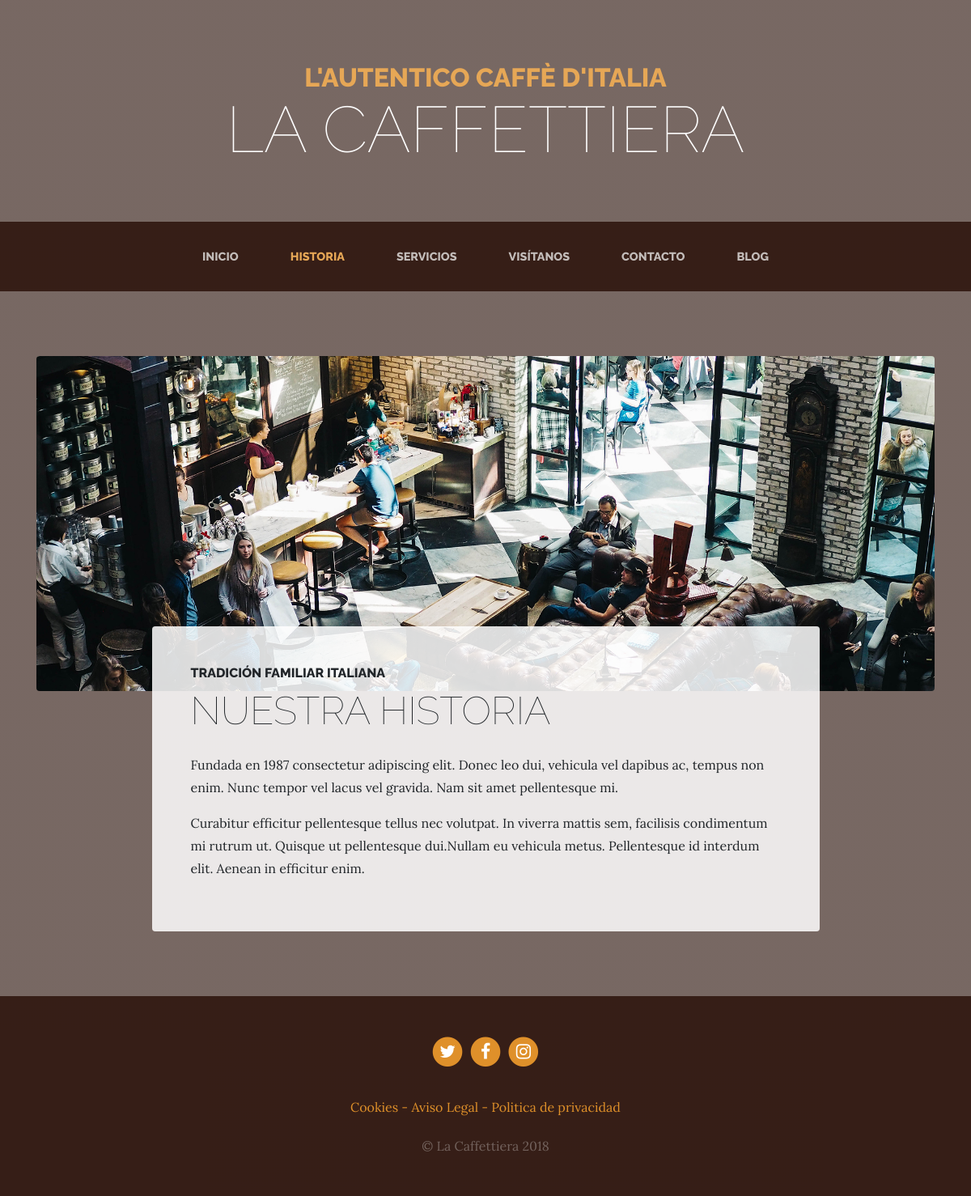
The page /about/ on the database its author committed.
### pagages/models.py (models this page shows, shortened)
class pages(models.Model):
	title = models.CharField(max_length=200,verbose_name='Titulo')
	Content = RichTextField(verbose_name='Contenido')
	order = models.SmallIntegerField(verbose_name='orden',default=0)
	created = models.DateTimeField(auto_now_add=True,verbose_name='Fecha de creacion')
	update = models.DateTimeField(auto_now=True,verbose_name='Ultima Actualizacion')
	class Meta:
		verbose_name ='pagina'
		verbose_name_plural ='Paginas'
		ordering = ['order','title']

### Core/views.py (the view)
# urls.py: path('about/',Core_views.Historia,name='historia'),
def Historia(request):
	return render(request,"Core/historia.html")

### pagages/templatetags/pages_extra.py (called while the page is built)
@register.simple_tag
def Obtener_paginas():
	paginas = list(pages.objects.all())
	return paginas

### social/procesador.py (called while the page is built)
def contexto(request):
	links ={}
	enlaces = Link.objects.all()
	for enlace in enlaces:
		links[enlace.key]=enlace.url
	return links

### Core/templates/Core/historia.html (shortened to what this page needs)
{% extends 'Core/index.html' %}
{% block contenido %}
{% load static %}
<section class="page-section about-heading">
      <div class="container">
        <img class="img-fluid rounded about-heading-img mb-3 mb-lg-0" src="{% static 'Core/img/about.jpg' %}" alt="">
        <div class="about-heading-content">
          <div class="row">
            <div class="col-xl-9 col-lg-10 mx-auto">
              <div class="bg-faded rounded p-5">
                <h2 class="section-heading mb-4">
                  <span class="section-heading-upper">Tradición familiar italiana</span>
                  <span class="section-heading-lower">Nuestra historia</span>
                </h2>
                <p>Fundada en 1987 consectetur adipiscing elit. Donec leo dui, vehicula vel dapibus ac, tempus non enim. Nunc tempor vel lacus vel gravida. Nam sit amet pellentesque mi. </p>
                <p>Curabitur efficitur pellentesque tellus nec volutpat. In viverra mattis sem, facilisis condimentum mi rutrum ut. Quisque ut pellentesque dui.Nullam eu vehicula metus. Pellentesque id interdum elit. Aenean in efficitur enim.</p>
              </div>
            </div>
          </div>
        </div>
      </div>
    </section>
{% endblock%}

### Core/templates/Core/index.html (shortened to what this page needs)
<!DOCTYPE html>
<html lang="es">
  <head>
    {% load static%}
    <link href="{% static 'Core/vendor/bootstrap/css/bootstrap.min.css' %}" rel="stylesheet">
    <link href="{% static 'Core/vendor/font-awesome/css/font-awesome.min.css' %}" rel="stylesheet" type="text/css">
    <link href="{% static 'Core/css/business-casual.css' %}" rel="stylesheet">
  </head>
  <body>
    <h1 class="site-heading text-center text-white d-none d-lg-block">
      <span class="site-heading-upper text-primary mb-3">L'autentico caffè d'italia</span>
      <span class="site-heading-lower">La Caffettiera</span>
    </h1>
    {% load static %}
    <nav class="navbar navbar-expand-lg navbar-dark py-lg-4" id="mainNav">
      <div class="container">
        <div class="collapse navbar-collapse" id="navbarResponsive">
          <ul class="navbar-nav mx-auto">
            <li class="nav-item {% if request.path == '/' %}active{% endif %} px-lg-4">
              <a class="nav-link text-uppercase text-expanded" href="{% url 'inicio' %}">Inicio</a>
            </li>
            <li class="nav-item {% if request.path == '/about/' %}active {% endif %} px-lg-4">
              <a class="nav-link text-uppercase text-expanded" href="{% url 'historia' %}">Historia</a>
            </li>
            <li class="nav-item {% if request.path == '/services/' %}active {% endif %} px-lg-4">
              <a class="nav-link text-uppercase text-expanded" href="{% url 'servicios' %}">Servicios</a>
            </li>
            <li class="nav-item {% if request.path == '/visit/' %}active {% endif %} px-lg-4">
              <a class="nav-link text-uppercase text-expanded" href="{% url 'visitanos' %}">Visítanos</a>
            </li>
            <li class="nav-item {% if request.path == '/contact/' %}active {% endif %} px-lg-4">
              <a class="nav-link text-uppercase text-expanded" href="{% url 'contacto' %}">Contacto</a>
            </li>
            <li class="nav-item {% if request.path|slice:'6' == '/blog/' %}active {% endif %}  px-lg-4">
              <a class="nav-link text-uppercase text-expanded" href="{% url 'blog' %}">Blog</a>
            </li>
          </ul>
        </div>
      </div>
    </nav>
    {% block contenido%} {% endblock %}
    <footer class="footer text-faded text-center py-5">
      <div class="container">
        <p class="m-0">
          {% if LINK_TWITTER %}
            <a href="{{LINK_TWITTER}}" class="link">
              <span class="fa-stack fa-lg">
                <i class="fa fa-circle fa-stack-2x"></i>
                <i class="fa fa-twitter fa-stack-1x fa-inverse"></i>
              </span>
            </a>
          {% endif %}
           {% if LINK_FACEBOOK %}
              <a href="{{LINK_FACEBOOK}}" class="link">
                <span class="fa-stack fa-lg">
                  <i class="fa fa-circle fa-stack-2x"></i>
                  <i class="fa fa-facebook fa-stack-1x fa-inverse"></i>
                </span>
              </a>
            {% endif %}
          {% if LINK_GITHUB %}
            <a href="{{LINK_GITHUB}}" class="link">
              <span class="fa-stack fa-lg">
                <i class="fa fa-circle fa-stack-2x"></i>
                <i class="fa fa-instagram fa-stack-1x fa-inverse"></i>
              </span>
            </a>
          {% endif %}
      </p>
        <p class="m-0 mbt">
          {% load pages_extra %}
          {% Obtener_paginas as lista_paginas%}
          {% for pagina in lista_paginas %}
            <a href="{% url 'pagina' pagina.id pagina.title|slugify %}" class="link">{{pagina.title}} {% if not forloop.last %} - {% endif %}</a>
          {% endfor %}
    </p>
        <p class="m-0 mbt1">&copy; La Caffettiera 2018</p>
      </div>
  </footer>
  </body>
</html>

### Core/static/Core/css/business-casual.css (style rules this page uses)
body { font-family: 'Lora'; background: linear-gradient(rgba(47, 23, 15, 0.65), rgba(47, 23, 15, 0.65)), url("../img/bg.jpg"); background-attachment: fixed; background-position: center; background-size: cover; }
h1, h2, h3, h4, h5, h6 { font-family: 'Raleway'; }
p { line-height: 1.75; }
.text-faded { color: rgba(255, 255, 255, 0.3); }
.site-heading { margin-top: 5rem; margin-bottom: 5rem; text-transform: uppercase; line-height: 1; font-family: 'Raleway'; }
.site-heading .site-heading-upper { display: block; font-size: 2rem; font-weight: 800; }
.site-heading .site-heading-lower { font-size: 5rem; font-weight: 100; line-height: 4rem; }
.page-section { margin-top: 5rem; margin-bottom: 5rem; }
.section-heading { text-transform: uppercase; }
.section-heading .section-heading-upper { display: block; font-size: 1rem; font-weight: 800; padding-bottom:.5rem; }
.section-heading .section-heading-lower { display: block; font-size: 3rem; font-weight: 100; }
.bg-faded { background-color: rgba(255, 255, 255, 0.85); }
#mainNav { background-color: rgba(47, 23, 15, 0.9); font-family: 'Raleway'; }
#mainNav .navbar-nav .nav-item .nav-link { color: rgba(255, 255, 255, 0.7); font-weight: 800; }
#mainNav .navbar-nav .nav-item.active .nav-link { color: #e6a756; }
@media (min-width: 992px) { #mainNav .navbar-nav .nav-item .nav-link { font-size: 0.9rem; } }
@media (min-width: 992px) { .about-heading .about-heading-img { position: relative; z-index: 0; } }
@media (min-width: 992px) { .about-heading .about-heading-content { margin-top: -5rem; position: relative; z-index: 1; } }
.footer { background-color: rgba(47, 23, 15, 0.9); }
.text-primary { color: #e6a756 !important; }
.mbt { padding-top: 2rem; }
.mbt1 { padding-top: 1.25rem; }
a.link { color: #df902a; }

### rows shown on the page
pages: title "Cookies"
pages: title "Aviso Legal"
pages: title "Politica de privacidad"
